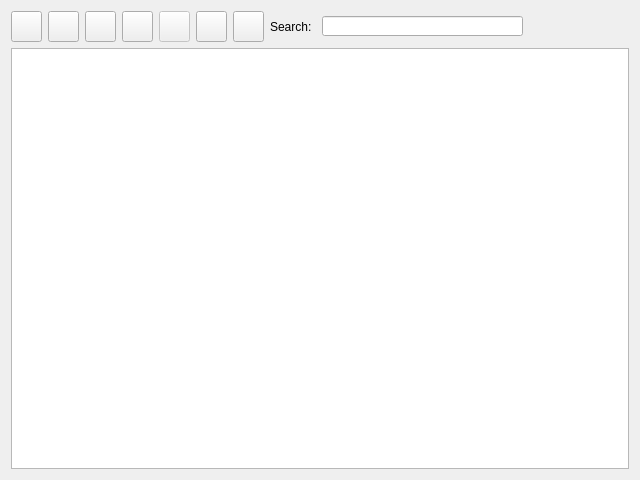
<?xml version="1.0" encoding="UTF-8"?>
<ui version="4.0">
 <class>MainWindow</class>
 <widget class="QWidget" name="MainWindow">
  <property name="geometry">
   <rect>
    <x>0</x>
    <y>0</y>
    <width>640</width>
    <height>480</height>
   </rect>
  </property>
  <property name="minimumSize">
   <size>
    <width>640</width>
    <height>480</height>
   </size>
  </property>
  <property name="windowTitle">
   <string>Dialog</string>
  </property>
  <layout class="QVBoxLayout" name="verticalLayout">
   <item>
    <layout class="QHBoxLayout" name="horizontalLayout_2">
     <item>
      <layout class="QHBoxLayout" name="horizontalLayout">
       <item>
        <widget class="QPushButton" name="pushButtonAddGame">
         <property name="sizePolicy">
          <sizepolicy hsizetype="Fixed" vsizetype="Fixed">
           <horstretch>0</horstretch>
           <verstretch>0</verstretch>
          </sizepolicy>
         </property>
         <property name="minimumSize">
          <size>
           <width>31</width>
           <height>31</height>
          </size>
         </property>
         <property name="maximumSize">
          <size>
           <width>31</width>
           <height>31</height>
          </size>
         </property>
         <property name="toolTip">
          <string>Add game/s</string>
         </property>
         <property name="text">
          <string/>
         </property>
         <property name="icon">
          <iconset resource="../icons/main_window.qrc">
           <normaloff>:/icons/add.png</normaloff>:/icons/add.png</iconset>
         </property>
        </widget>
       </item>
       <item>
        <widget class="QPushButton" name="pushButtonRemoveGame">
         <property name="sizePolicy">
          <sizepolicy hsizetype="Fixed" vsizetype="Fixed">
           <horstretch>0</horstretch>
           <verstretch>0</verstretch>
          </sizepolicy>
         </property>
         <property name="minimumSize">
          <size>
           <width>31</width>
           <height>31</height>
          </size>
         </property>
         <property name="maximumSize">
          <size>
           <width>31</width>
           <height>31</height>
          </size>
         </property>
         <property name="toolTip">
          <string>Delete game/s</string>
         </property>
         <property name="text">
          <string/>
         </property>
         <property name="icon">
          <iconset resource="../icons/main_window.qrc">
           <normaloff>:/icons/delete.png</normaloff>:/icons/delete.png</iconset>
         </property>
        </widget>
       </item>
       <item>
        <widget class="QPushButton" name="pushButtonLoadBacklog">
         <property name="sizePolicy">
          <sizepolicy hsizetype="Fixed" vsizetype="Fixed">
           <horstretch>0</horstretch>
           <verstretch>0</verstretch>
          </sizepolicy>
         </property>
         <property name="minimumSize">
          <size>
           <width>31</width>
           <height>31</height>
          </size>
         </property>
         <property name="maximumSize">
          <size>
           <width>31</width>
           <height>31</height>
          </size>
         </property>
         <property name="toolTip">
          <string>Load backlog</string>
         </property>
         <property name="text">
          <string/>
         </property>
         <property name="icon">
          <iconset resource="../icons/main_window.qrc">
           <normaloff>:/icons/load.png</normaloff>:/icons/load.png</iconset>
         </property>
        </widget>
       </item>
       <item>
        <widget class="QPushButton" name="pushButtonSaveBacklog">
         <property name="sizePolicy">
          <sizepolicy hsizetype="Fixed" vsizetype="Fixed">
           <horstretch>0</horstretch>
           <verstretch>0</verstretch>
          </sizepolicy>
         </property>
         <property name="minimumSize">
          <size>
           <width>31</width>
           <height>31</height>
          </size>
         </property>
         <property name="maximumSize">
          <size>
           <width>31</width>
           <height>31</height>
          </size>
         </property>
         <property name="toolTip">
          <string>Save backlog</string>
         </property>
         <property name="text">
          <string/>
         </property>
         <property name="icon">
          <iconset resource="../icons/main_window.qrc">
           <normaloff>:/icons/save.png</normaloff>:/icons/save.png</iconset>
         </property>
        </widget>
       </item>
       <item>
        <widget class="QPushButton" name="pushButtonReloadScores">
         <property name="enabled">
          <bool>false</bool>
         </property>
         <property name="sizePolicy">
          <sizepolicy hsizetype="Fixed" vsizetype="Fixed">
           <horstretch>0</horstretch>
           <verstretch>0</verstretch>
          </sizepolicy>
         </property>
         <property name="minimumSize">
          <size>
           <width>31</width>
           <height>31</height>
          </size>
         </property>
         <property name="maximumSize">
          <size>
           <width>31</width>
           <height>31</height>
          </size>
         </property>
         <property name="toolTip">
          <string>Reload scores</string>
         </property>
         <property name="text">
          <string/>
         </property>
         <property name="icon">
          <iconset resource="../icons/main_window.qrc">
           <normaloff>:/icons/reload.png</normaloff>:/icons/reload.png</iconset>
         </property>
        </widget>
       </item>
       <item>
        <widget class="QPushButton" name="pushButtonSortData">
         <property name="sizePolicy">
          <sizepolicy hsizetype="Fixed" vsizetype="Fixed">
           <horstretch>0</horstretch>
           <verstretch>0</verstretch>
          </sizepolicy>
         </property>
         <property name="minimumSize">
          <size>
           <width>31</width>
           <height>31</height>
          </size>
         </property>
         <property name="maximumSize">
          <size>
           <width>31</width>
           <height>31</height>
          </size>
         </property>
         <property name="toolTip">
          <string>Sort games</string>
         </property>
         <property name="text">
          <string/>
         </property>
         <property name="icon">
          <iconset resource="../icons/main_window.qrc">
           <normaloff>:/icons/sort.png</normaloff>:/icons/sort.png</iconset>
         </property>
        </widget>
       </item>
       <item>
        <widget class="QPushButton" name="pushButtonFilterData">
         <property name="sizePolicy">
          <sizepolicy hsizetype="Fixed" vsizetype="Fixed">
           <horstretch>0</horstretch>
           <verstretch>0</verstretch>
          </sizepolicy>
         </property>
         <property name="minimumSize">
          <size>
           <width>31</width>
           <height>31</height>
          </size>
         </property>
         <property name="maximumSize">
          <size>
           <width>31</width>
           <height>31</height>
          </size>
         </property>
         <property name="toolTip">
          <string>Filter games</string>
         </property>
         <property name="text">
          <string/>
         </property>
         <property name="icon">
          <iconset resource="../icons/main_window.qrc">
           <normaloff>:/icons/filter.png</normaloff>:/icons/filter.png</iconset>
         </property>
        </widget>
       </item>
       <item>
        <widget class="QLabel" name="label">
         <property name="sizePolicy">
          <sizepolicy hsizetype="Fixed" vsizetype="Preferred">
           <horstretch>0</horstretch>
           <verstretch>0</verstretch>
          </sizepolicy>
         </property>
         <property name="minimumSize">
          <size>
           <width>46</width>
           <height>13</height>
          </size>
         </property>
         <property name="maximumSize">
          <size>
           <width>46</width>
           <height>13</height>
          </size>
         </property>
         <property name="text">
          <string>Search:</string>
         </property>
        </widget>
       </item>
       <item>
        <widget class="QLineEdit" name="lineEditSearchGame">
         <property name="sizePolicy">
          <sizepolicy hsizetype="Fixed" vsizetype="Fixed">
           <horstretch>0</horstretch>
           <verstretch>0</verstretch>
          </sizepolicy>
         </property>
         <property name="minimumSize">
          <size>
           <width>201</width>
           <height>20</height>
          </size>
         </property>
         <property name="maximumSize">
          <size>
           <width>201</width>
           <height>20</height>
          </size>
         </property>
        </widget>
       </item>
      </layout>
     </item>
     <item>
      <spacer name="horizontalSpacer">
       <property name="orientation">
        <enum>Qt::Horizontal</enum>
       </property>
       <property name="sizeHint" stdset="0">
        <size>
         <width>208</width>
         <height>20</height>
        </size>
       </property>
      </spacer>
     </item>
    </layout>
   </item>
   <item>
    <widget class="Table" name="table"/>
   </item>
  </layout>
 </widget>
 <customwidgets>
  <customwidget>
   <class>Table</class>
   <extends>QTableWidget</extends>
   <header location="global">table.h</header>
  </customwidget>
 </customwidgets>
 <resources>
  <include location="../icons/main_window.qrc"/>
 </resources>
 <connections/>
</ui>
